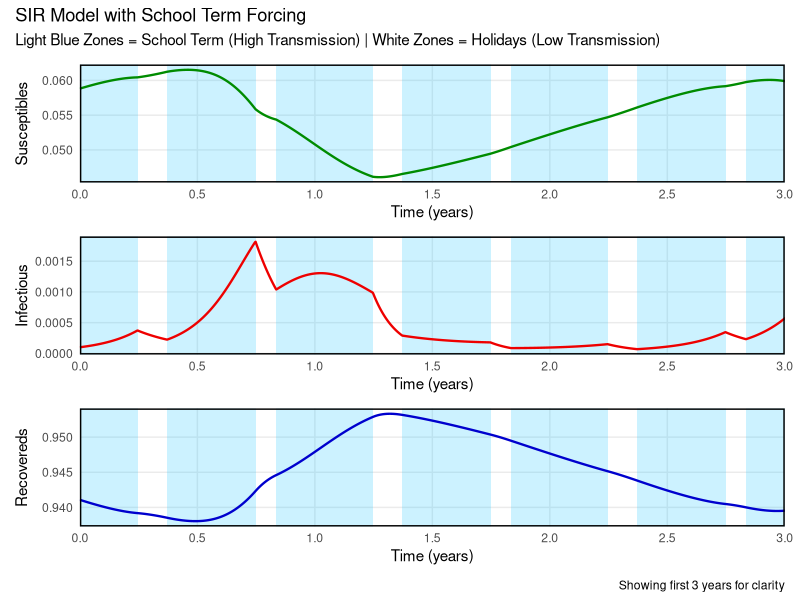
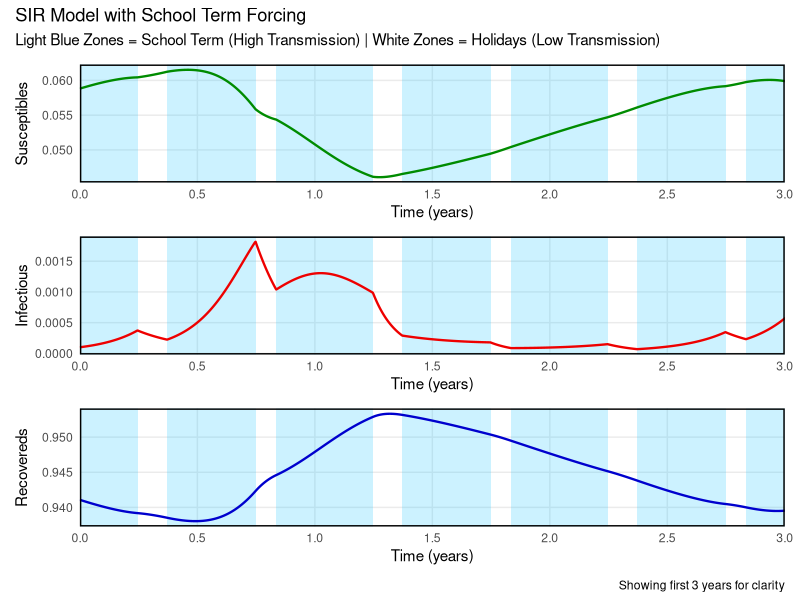

R code for these plots, in order:
library(deSolve)
library(ggplot2)
library(patchwork)

term = function(t){
  t = t %% 365
  if((t > 90 & t < 136) | (t > 273 & t < 305)){
    return(-1) 
  } else {
    return(1)  
  }
}

SIR_term_forcing <- function(t, state, pars) {
  with(as.list(c(state, pars)), {
    beta_t <- Beta0 + B1 * term(t)
    
    dS <- mu - beta_t * S * I - mu * S
    dI <- beta_t * S * I - gamma * I - mu * I
    dR <- gamma * I - mu * R
    
    list(c(dS, dI, dR))
  })
}

beta0 <- 17 / 13 
beta1 <- 0.225 
gamma <- 1 / 13 
mu    <- 1 / (70 * 365)

S0 <- 1/17 
I0 <- 1e-4 
R0 <- 1 - S0 - I0
y0 <- c(S = S0, I = I0, R = R0)

MaxYears <- 10 
times <- seq(0, MaxYears * 365, by = 1)
pars  <- c(Beta0 = beta0, B1 = beta1, gamma = gamma, mu = mu)

out <- as.data.frame(ode(y = y0, times = times, func = SIR_term_forcing, parms = pars))

shades <- data.frame()
for(year in 0:(MaxYears-1)) {
  shades <- rbind(shades, data.frame(xmin = year + 0/365,   xmax = year + 90/365))
  shades <- rbind(shades, data.frame(xmin = year + 136/365, xmax = year + 273/365))
  shades <- rbind(shades, data.frame(xmin = year + 305/365, xmax = year + 365/365))
}

plot_sir_final <- function(data, column, label, line_color, show_years = 3) {
  ggplot() +
    geom_rect(data = shades, aes(xmin = xmin, xmax = xmax, ymin = -Inf, ymax = Inf),
              fill = "deepskyblue", alpha = 0.2) +
    geom_line(data = data, aes(x = time / 365, y = .data[[column]]),
              linewidth = 0.8, color = line_color) +
    coord_cartesian(xlim = c(0, show_years)) + 
    xlab("Time (years)") + ylab(label) +
    scale_x_continuous(expand = c(0, 0), breaks = seq(0, MaxYears, 0.5)) +
    theme_minimal() +
    theme(
      panel.grid.minor = element_blank(),
      panel.border = element_rect(color = "black", fill = NA, linewidth = 1),
      plot.title = element_text(face = "bold")
    )
}

p1 <- plot_sir_final(out, "S", "Susceptibles", "green4")
p2 <- plot_sir_final(out, "I", "Infectious", "red2")
p3 <- plot_sir_final(out, "R", "Recovereds", "blue3")

final_plot <- (p1 / p2 / p3) + 
  plot_annotation(
    title = "SIR Model with School Term Forcing",
    subtitle = "Light Blue Zones = School Term (High Transmission) | White Zones = Holidays (Low Transmission)",
    caption = "Showing first 3 years for clarity"
  )

ggsave("SIR_TermForcing_plot.png", plot = final_plot, width = 10, height = 8, dpi = 300)
print(final_plot)
